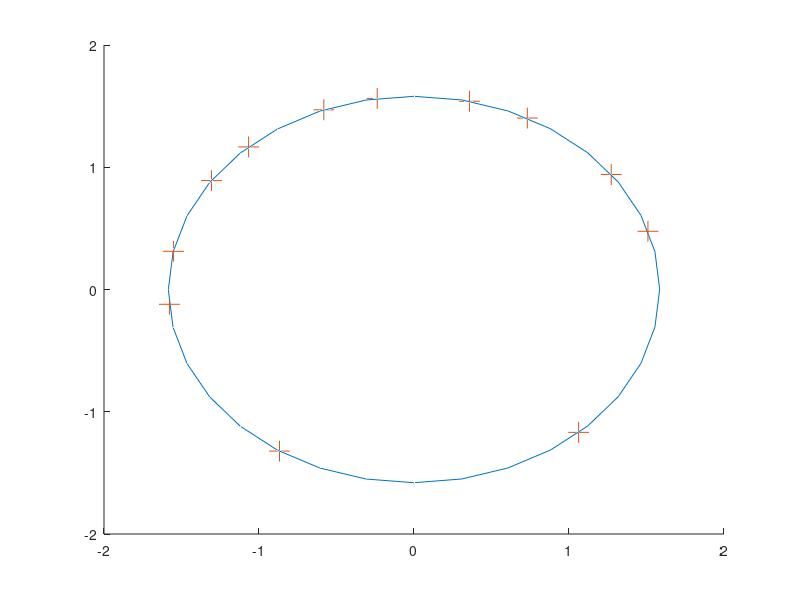

This chart was generated by the following MATLAB code:
%------------- problem 3------------ -----------------------------------------
% Data from literature
% r_mars =  1.529; % radius of mars
% delta   = 1.85;  % declination of martian orbit w.r.t ecliptic
%-------------------------------------------------------------------------------
data_tri = importdata('01_data_mars_triangulation.csv',',',1);
% theta => heliocentric longitude of earth
theta_deg = data_tri.data(:, 5);
theta_min = data_tri.data(:, 6);
theta     = theta_deg + theta_min/60;

% phi => geocentric longitude of mars
phi_deg = data_tri.data(:, 7);
phi_min = data_tri.data(:, 8);
phi     = phi_deg + phi_min/60;

sin_theta = sind(theta); % sine
cos_theta = cosd(theta); % cosine
m         = tand(phi);   % slope of line joining earth and mars

% calculating the locations of the five different porjections of Mars on the
% elciptic plane.

x_mars = zeros(5,1);
y_mars = zeros(5,1);
z_mars = zeros(5,1);
for i = 1:5
  indx      = 2*(i-1) + 1;
  x_mars(i,1) = (sin_theta(indx+1) - sin_theta(indx)) + (m(indx)*cos_theta(indx) - m(indx+1)*cos_theta(indx+1));
  x_mars(i,1) = x_mars(i)/(m(indx) - m(indx+1));

  y_mars(i,1)    = m(indx)*x_mars(i,1) + sin_theta(indx) - (m(indx)*cos_theta(indx));
end
%-------------------------------------------------------------------------------
% Calculating position along z coordinate using parameters dtermined in solution 2
a               = 0.0162388;
b               = -0.0534152;
for i = 1:5
  z_mars(i) = -a*x_mars(i) - b*y_mars(i);
end
% x_mars, y_mars and z_mars are the three dimensional cordinate of Mars in a heliocentric cartresian system

pos = zeros(5,3);
for i = 1:5
  pos(i,1) = x_mars(i)^2;
  pos(i,2) = y_mars(i)^2;
  pos(i,3) = z_mars(i)^2;
end

fid = fopen('script3.dat', 'w+');
for i=1:size(pos, 1)
    fprintf(fid, '%f ', pos(i,:));
    fprintf(fid, '\n');
end
fclose(fid);
%-------------------regression analysis based on these five coordinates---------
% On fitting using an implementation of Marquardt-Levenberg algorithm (fit command)
% in gnuplot following values of parameters r which corresponds to the square of
% the radius were determined.
 % function used : g(x,y) = -x + -y + r

% Final set of parameters            Asymptotic Standard Error
% =======================            ==========================
%
% r               = 2.50484          +/- 0.1838       (7.337%)

display("radius of martian orbit calculated assuming orbit is a circle");
radius_sqr = 2.50484;
radius = sqrt(radius_sqr)
error  = sqrt(0.1838)

%%--------------------------for plotting the martian orbit--------------------------------------------------%%

%% recalculating the coordinates in terms of theta and phi following the same
%% procedure as in solution to the problem 2 and then scaling by radius as determined in presently
data_opp = importdata('01_data_mars_opposition.csv',',',1);
len = 12;

theta       = zeros(len,1);
geo_phi     = zeros(len,1);
phi         = zeros(len,1);

for i = 1:len
  geo_phi(i)   = data_opp.data(i,8) + (data_opp.data(i,9)/60);
end

r_mars = 1.5818;

for i = 1:len
  phi(i) = geo_phi(i)/r_mars;
end

zdc  = zeros(len,1);
angl = zeros(len,1);
for i = 1:len
  zdc(i,1)    = data_opp.data(i,4);
  angl(i,1)   = data_opp.data(i,5) + data_opp.data(i,6)/60;
  theta(i,1)  = (zdc(i)-1)*30 + angl(i);
end

s_theta = sind(theta);
c_theta = cosd(theta);
s_phi   = sind(phi);
c_phi   = cosd(phi);

pos = zeros(len,3);
for i = 1:len
  pos(i,1) = radius*c_phi(i)*c_theta(i);
  pos(i,2) = radius*c_phi(i)*s_theta(i);
  pos(i,3) = radius*s_phi(i);
end

a               = 0.0162388;
b               = -0.0534152;

% ## Copyright (C) 2008 Indrek Mandre <indrek(at)mare.ee>
% ## For more information please see http://www.mare.ee/indrek/octave/
%
% ## Compute:
% ##    circle 3D coordinates
% ##
% ## usage: [X, Y, Z] = circle3d(center, normal, radius)
% ##
% ## Example:
% ##    [X, Y, Z] = circle3d([0 0 0], [1 0 0], 1);
% ##
%
% ## Author: Indrek Mandre <indrek(at)mare.ee>
% ## Created: 2008-07-17

function [x, y, z] = circle3d(center, normal, radius)
  p = cross(normal, [1 0 0]);
  if (dot(p, p) < 0.3 )
    p = cross(normal, [0 1 0]);
    if (dot(p, p) < 0.3 )
      p = cross(normal, [0 0 1]);
    endif
  endif
  p = p ./ norm(p);
  q = cross (normal, p);
  t = (0:pi/16:2*pi)(:);
  ret = repmat(center, size(t)) + radius * cos(t) * p + radius * sin(t) * q;
  x = ret(:, 1);
  y = ret(:, 2);
  z = ret(:, 3);
endfunction

[X,Y,Z] = circle3d([0 0 0], [a b 1], radius);

hold on
plot3(X,Y,Z);
% plot3 (pos(1,:), pos(2,:), pos(3,:));
plot3 (pos(:,1), pos(:,2), pos(:,3),'+','markersize',15);
hold off
